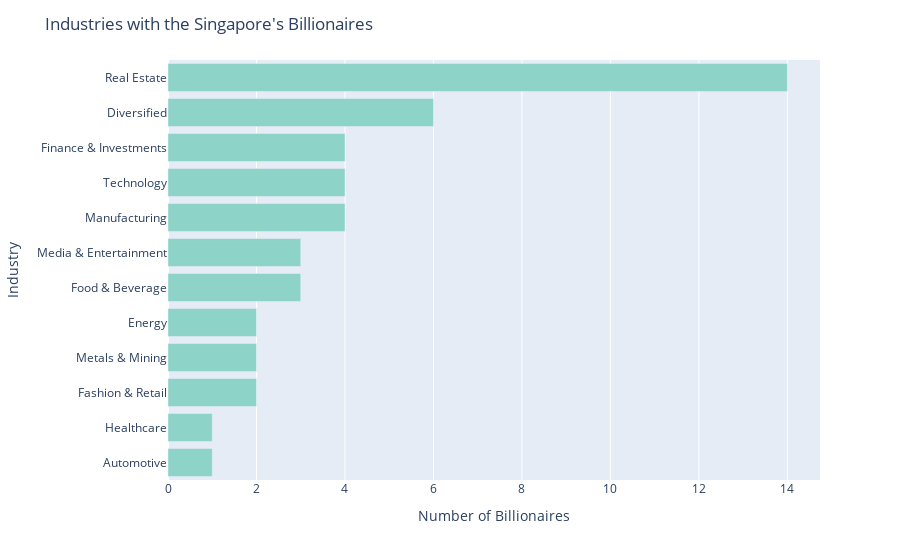

The notebook cell saved with this chart:
### Markdown cell above
Ở bảng xếp hạng **Top10 quốc gia có số lượng tỷ phú nhiều nhất thế giới**, Singapore mặc dù đứng ở vị trí cuối cùng trong danh sách, lại gây bất ngờ khi nằm trong top dẫn đầu.

Được biết, Singapore là đảo quốc có chủ quyền được xếp hạng thứ 114 trong danh sách xếp hạng dân số khi chiếm khoảng 0,07% dân số thế giới. Tổng diện tích của Singapore chỉ rơi vào khoảng 700 km2, nếu so với diện tích Việt Nam là 331.212 km² thì chỉ bằng 1/473 nước ta.

Hãy phân tích một số thông tin về các tỷ quốc của quốc gia này, tại sao lại có nhiều tỷ phú như thế trong khi tài nguyên quốc gia hạn hẹp.

### Code cell
df_Sing = df[df["country"]=="Singapore"]

top_categories = df_Sing['industries'].value_counts().sort_values(ascending=True)

fig = px.bar(x=top_categories.values, y=top_categories.index, orientation='h',color_discrete_sequence=px.colors.qualitative.Set3)
fig.update_layout(title="Industries with the Singapore's Billionaires",
                  xaxis_title='Number of Billionaires',
                  yaxis_title='Industry')
fig.show()

### Figure 1 — Plotly figure (JSON) as saved in the notebook; plotly's stock layout.template omitted (floating-point values rounded to 4 significant figures)
{"data": [{"alignmentgroup": "True", "hovertemplate": "x=%{x}<br>y=%{y}<extra></extra>", "legendgroup": "", "marker": {"color": "rgb(141,211,199)", "pattern": {"shape": ""}}, "name": "", "offsetgroup": "", "orientation": "h", "showlegend": false, "textposition": "auto", "type": "bar", "x": [1, 1, 2, 2, 2, 3, 3, 4, 4, 4, 6, 14], "xaxis": "x", "y": ["Automotive", "Healthcare", "Fashion & Retail", "Metals & Mining", "Energy", "Food & Beverage", "Media & Entertainment", "Manufacturing", "Technology", "Finance & Investments", "Diversified", "Real Estate"], "yaxis": "y"}], "layout": {"barmode": "relative", "legend": {"tracegroupgap": 0}, "margin": {"t": 60}, "title": {"text": "Industries with the Singapore's Billionaires"}, "xaxis": {"anchor": "y", "domain": [0, 1], "title": {"text": "Number of Billionaires"}}, "yaxis": {"anchor": "x", "domain": [0, 1], "title": {"text": "Industry"}}}}
